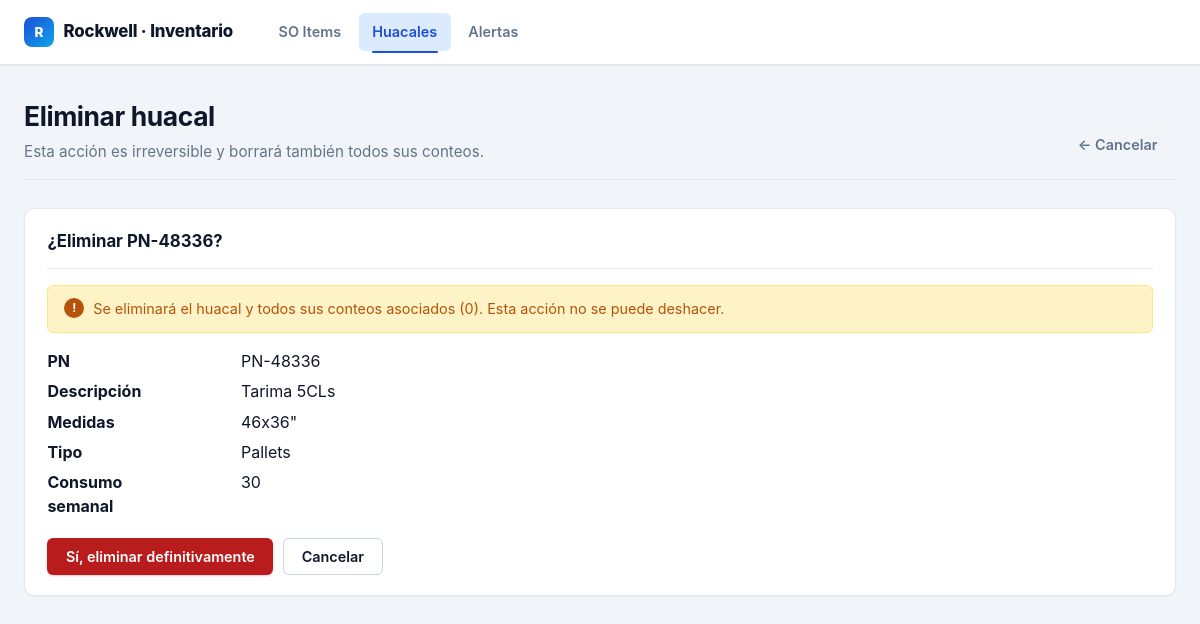
The app's page /huacales/1/eliminar/ with its own data.
### Items/models.py (models this page shows, shortened)
class Huacal(models.Model):
    PALLET = 'pallet'
    CRATE = 'crate'
    TIPO_CHOICES = [(PALLET, 'Pallets'), (CRATE, 'Crates')]
    pn = models.CharField(max_length=50, unique=True)
    descripcion = models.CharField(max_length=200, blank=True)
    medidas = models.CharField(max_length=50, blank=True)
    consumo_semanal = models.PositiveIntegerField(default=0)
    tipo = models.CharField(max_length=10, choices=TIPO_CHOICES, default=PALLET)
    activo = models.BooleanField(default=True)
    creado = models.DateTimeField(auto_now_add=True)
    class Meta:
        verbose_name = 'Huacal'
        verbose_name_plural = 'Huacales'
        ordering = ['tipo', 'pn']

### Items/views.py (the view)
# urls.py: path('huacales/<int:pk>/eliminar/', views.huacal_eliminar, name='huacal_eliminar'),
def huacal_eliminar(request, pk):
    huacal = get_object_or_404(Huacal, pk=pk)
    if request.method == 'POST':
        pn = huacal.pn
        huacal.delete()
        messages.success(request, f'Huacal {pn} eliminado.')
        return redirect('huacales_inventario')
    return render(request, 'Items/huacal_eliminar.html', {'huacal': huacal})

### Items/templates/Items/huacal_eliminar.html (shortened to what this page needs)
{% extends "Items/base.html" %}
{% block content %}
<div class="page-header">
  <div>
    <h1>Eliminar huacal</h1>
    <p class="subtitle">Esta acción es irreversible y borrará también todos sus conteos.</p>
  </div>
  <div class="page-actions">
    <a href="{% url 'huacal_detalle' huacal.pk %}" class="btn btn-ghost">← Cancelar</a>
  </div>
</div>
<section class="card">
  <div class="card-header">
    <h2>¿Eliminar <strong>{{ huacal.pn }}</strong>?</h2>
  </div>
  <div class="alert warning" style="margin-bottom:1rem">
    Se eliminará el huacal y todos sus conteos asociados ({{ huacal.conteos.count }}). Esta acción no se puede deshacer.
  </div>
  <dl style="display:grid; grid-template-columns:140px 1fr; gap:.4rem .85rem; margin:0">
    <dt style="font-weight:700">PN</dt><dd>{{ huacal.pn }}</dd>
    <dt style="font-weight:700">Descripción</dt><dd>{{ huacal.descripcion|default:"—" }}</dd>
    <dt style="font-weight:700">Medidas</dt><dd>{{ huacal.medidas|default:"—" }}</dd>
    <dt style="font-weight:700">Tipo</dt><dd>{{ huacal.get_tipo_display }}</dd>
    <dt style="font-weight:700">Consumo semanal</dt><dd>{{ huacal.consumo_semanal }}</dd>
  </dl>
  <form method="post" style="margin-top:1.25rem">
    <div class="form-actions">
      <button type="submit" class="btn btn-danger">Sí, eliminar definitivamente</button>
      <a href="{% url 'huacal_detalle' huacal.pk %}" class="btn btn-secondary">Cancelar</a>
    </div>
  </form>
</section>
{% endblock %}

### records on screen
Huacal: pn "PN-48336", conteos.count "0", descripcion "Tarima 5CLs", medidas "46x36\"", tipo "Pallets", consumo_semanal "30"
